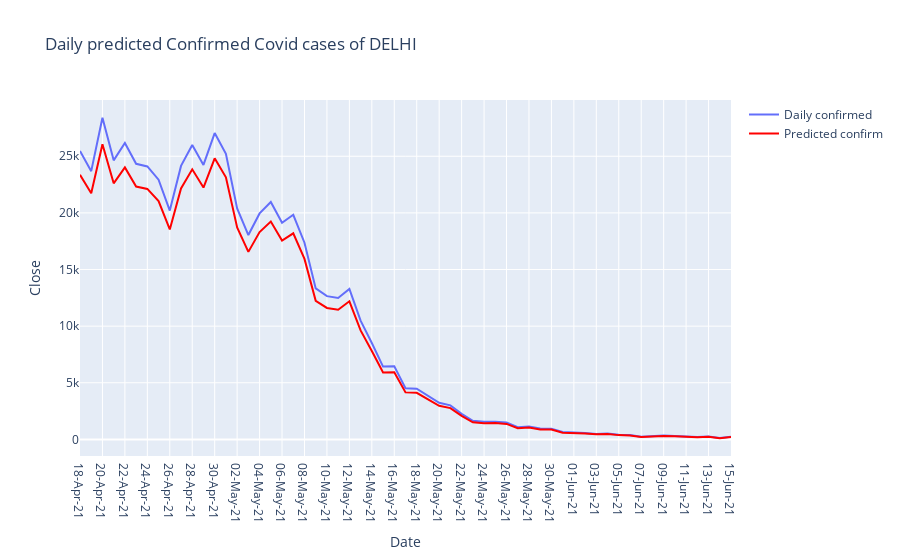

Source (notebook cell):
### Code cell
prediction = model.predict(test_generator)
close_train = close_train.reshape((-1))
close_data2 = close_data2.reshape((-1))
prediction = prediction.reshape((-1))

trace1 = go.Scatter(
    x = date_test,
    y = close_data2,
    mode = 'lines',
    name = 'Daily confirmed',
    
    
    
)
trace2 = go.Scatter(
    x = date_test,
    y = prediction,
    mode = 'lines',
    name = 'Predicted confirm',
    line = dict(color = 'red')
    
)

layout = go.Layout(
    title = "Daily predicted Confirmed Covid cases of DELHI",
    xaxis = {'title' : "Date"},
    yaxis = {'title' : "Close"}
)
fig = go.Figure(data=[trace1, trace2], layout=layout)
fig.show()

### Figure 1 — Plotly figure (JSON) as saved in the notebook; plotly's stock layout.template omitted (floating-point values rounded to 4 significant figures)
{"data": [{"mode": "lines", "name": "Daily confirmed", "type": "scatter", "x": ["18-Apr-21", "19-Apr-21", "20-Apr-21", "21-Apr-21", "22-Apr-21", "23-Apr-21", "24-Apr-21", "25-Apr-21", "26-Apr-21", "27-Apr-21", "28-Apr-21", "29-Apr-21", "30-Apr-21", "01-May-21", "02-May-21", "03-May-21", "04-May-21", "05-May-21", "06-May-21", "07-May-21", "08-May-21", "09-May-21", "10-May-21", "11-May-21", "12-May-21", "13-May-21", "14-May-21", "15-May-21", "16-May-21", "17-May-21", "18-May-21", "19-May-21", "20-May-21", "21-May-21", "22-May-21", "23-May-21", "24-May-21", "25-May-21", "26-May-21", "27-May-21", "28-May-21", "29-May-21", "30-May-21", "31-May-21", "01-Jun-21", "02-Jun-21", "03-Jun-21", "04-Jun-21", "05-Jun-21", "06-Jun-21", "07-Jun-21", "08-Jun-21", "09-Jun-21", "10-Jun-21", "11-Jun-21", "12-Jun-21", "13-Jun-21", "14-Jun-21", "15-Jun-21", "16-Jun-21"], "y": [25462, 23686, 28395, 24638, 26169, 24331, 24103, 22933, 20201, 24149, 25986, 24235, 27047, 25219, 20394, 18043, 19953, 20960, 19133, 19832, 17364, 13336, 12651, 12481, 13287, 10489, 8506, 6430, 6456, 4524, 4482, 3846, 3231, 3009, 2260, 1649, 1550, 1568, 1491, 1072, 1141, 956, 946, 648, 623, 576, 487, 523, 414, 381, 231, 316, 337, 305, 238, 213, 255, 131, 228]}, {"line": {"color": "red"}, "mode": "lines", "name": "Predicted confirm", "type": "scatter", "x": ["18-Apr-21", "19-Apr-21", "20-Apr-21", "21-Apr-21", "22-Apr-21", "23-Apr-21", "24-Apr-21", "25-Apr-21", "26-Apr-21", "27-Apr-21", "28-Apr-21", "29-Apr-21", "30-Apr-21", "01-May-21", "02-May-21", "03-May-21", "04-May-21", "05-May-21", "06-May-21", "07-May-21", "08-May-21", "09-May-21", "10-May-21", "11-May-21", "12-May-21", "13-May-21", "14-May-21", "15-May-21", "16-May-21", "17-May-21", "18-May-21", "19-May-21", "20-May-21", "21-May-21", "22-May-21", "23-May-21", "24-May-21", "25-May-21", "26-May-21", "27-May-21", "28-May-21", "29-May-21", "30-May-21", "31-May-21", "01-Jun-21", "02-Jun-21", "03-Jun-21", "04-Jun-21", "05-Jun-21", "06-Jun-21", "07-Jun-21", "08-Jun-21", "09-Jun-21", "10-Jun-21", "11-Jun-21", "12-Jun-21", "13-Jun-21", "14-Jun-21", "15-Jun-21", "16-Jun-21"], "y": [23360.0, 21730.0, 26060.0, 22610.0, 24010.0, 22330.0, 22120.0, 21040.0, 18540.0, 22160.0, 23850.0, 22240.0, 24820.0, 23140.0, 18710.0, 16560.0, 18310.0, 19230.0, 17560.0, 18200.0, 15930.0, 12240.0, 11610.0, 11450.0, 12190.0, 9626.0, 7806.0, 5901.0, 5925.0, 4152.0, 4114.0, 3530.0, 2966.0, 2762, 2075.0, 1514.0, 1423.0, 1440.0, 1369.0, 984.6, 1048.0, 878.2, 869.0, 595.4, 572.4, 529.2, 447.1, 480.3, 379.4, 348.6, 205.7, 287.4, 307.3, 277.0, 212.5, 188.1, 229.0, 107.3, 202.8]}], "layout": {"title": {"text": "Daily predicted Confirmed Covid cases of DELHI"}, "xaxis": {"title": {"text": "Date"}}, "yaxis": {"title": {"text": "Close"}}}}
